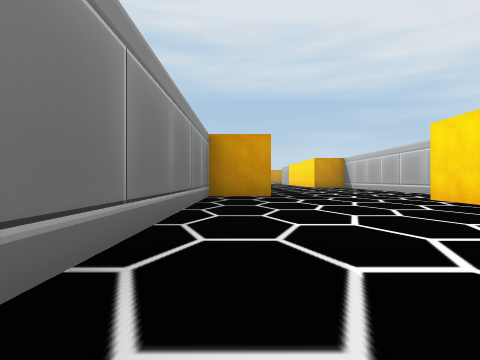
View 1 (above)

24 first-person views from a walk through a scene from a Unity 3-D project. The camera is 0.26 m above the floor, looks level and sees 70° across. The floor is counted in squares, 1 m on a side. Each view is taken from the middle of a square. On the plan, view 1 faces up. The plan holds only what a view shows up to about 9 squares ahead; the rest is blank. The place goes on beyond the plan.

View 2
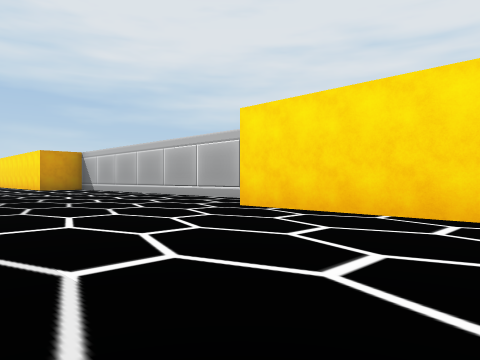

View 3
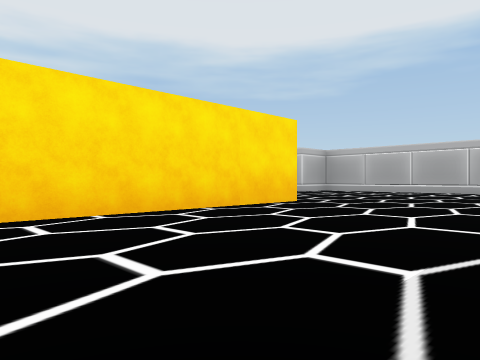

View 4
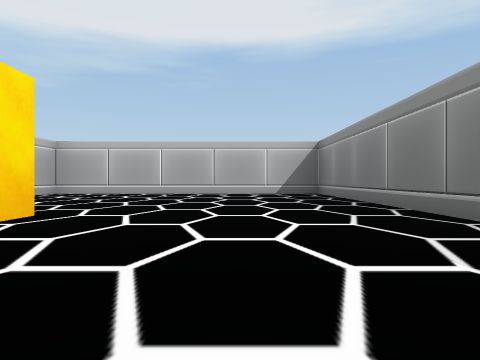

View 5
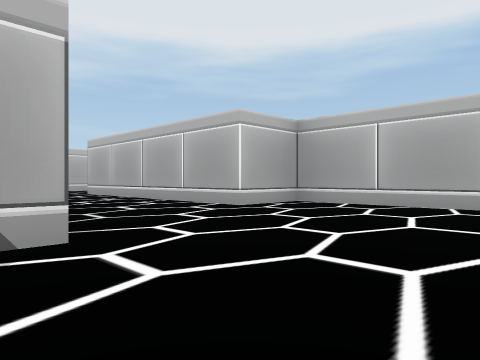

View 6
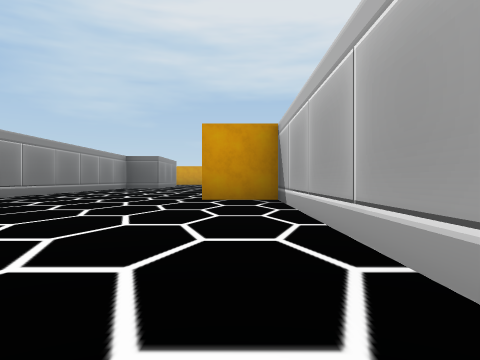

View 7
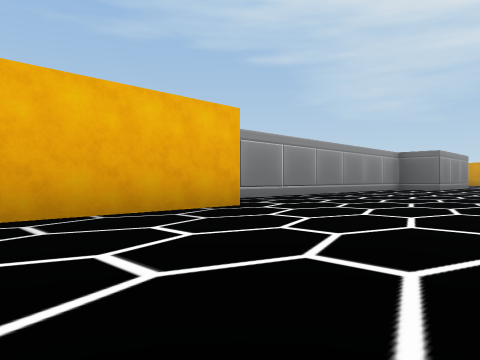

View 8
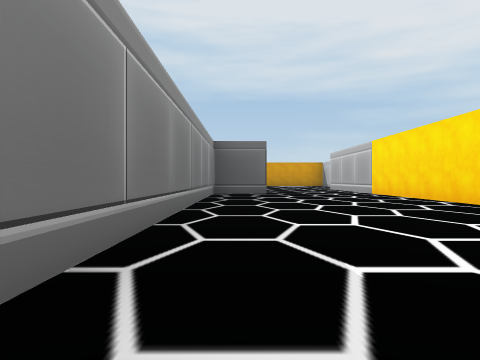

View 9
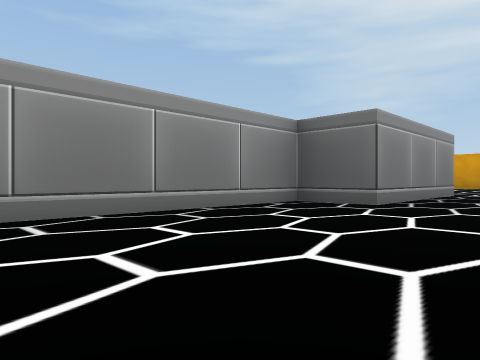

View 10
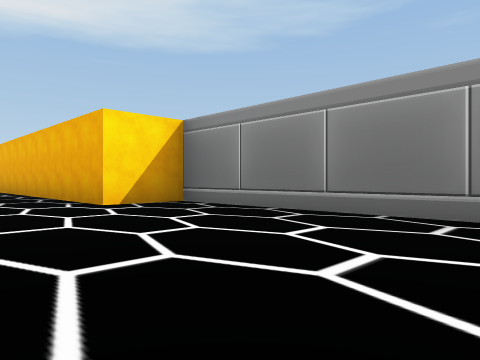

View 11
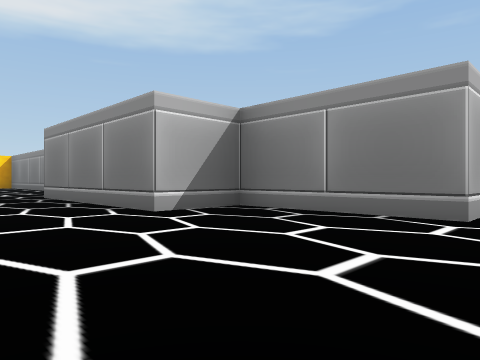

View 12
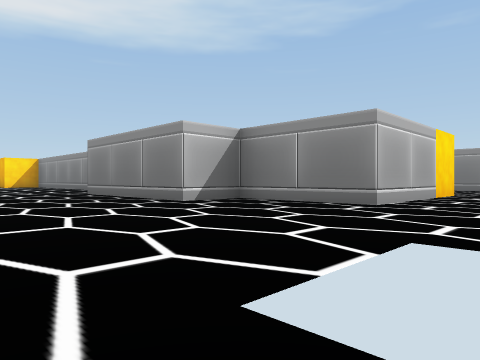

View 13
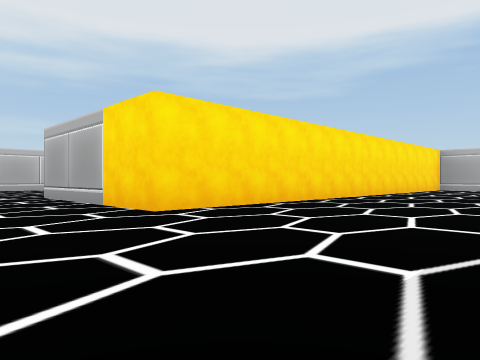

View 14
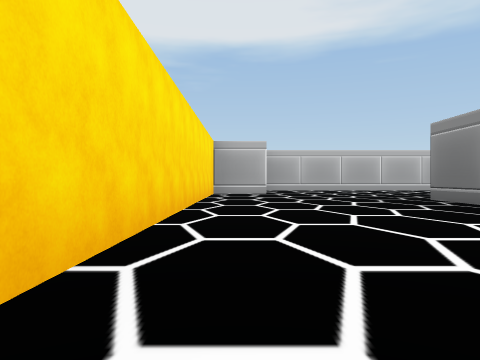

View 15
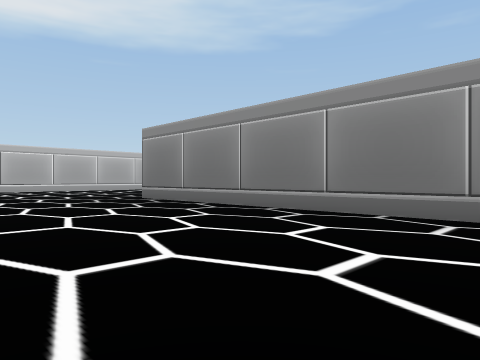

View 16
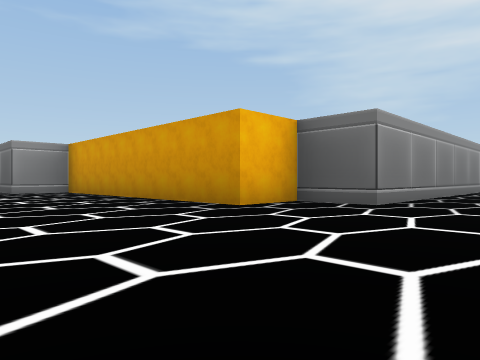

View 17
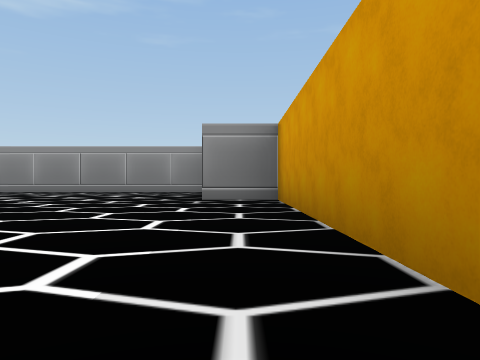

View 18
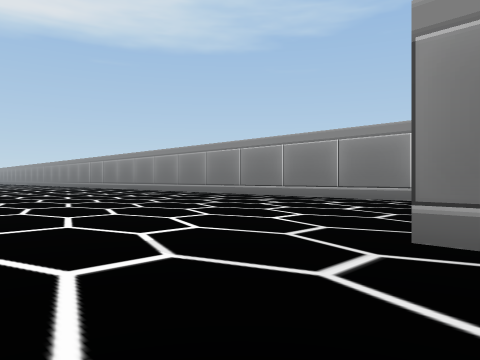

View 19
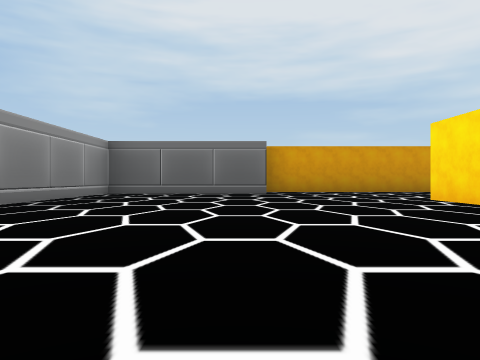

View 20
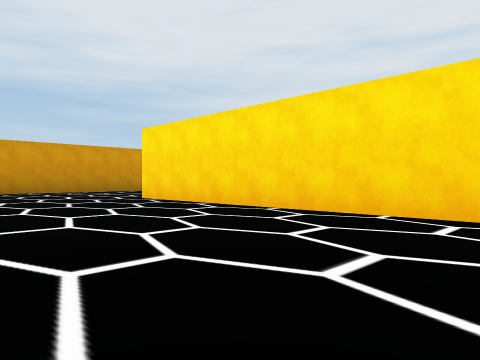

View 21
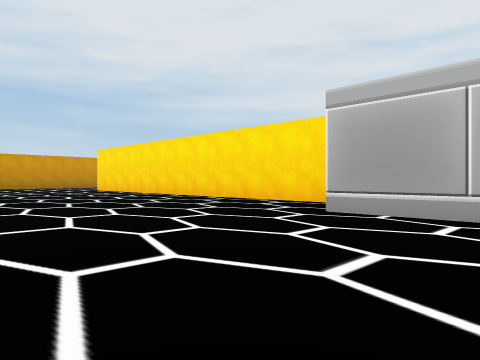

View 22
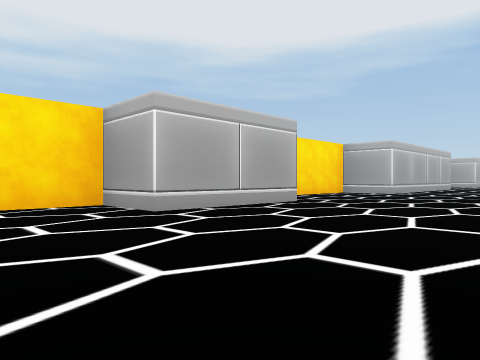

View 23
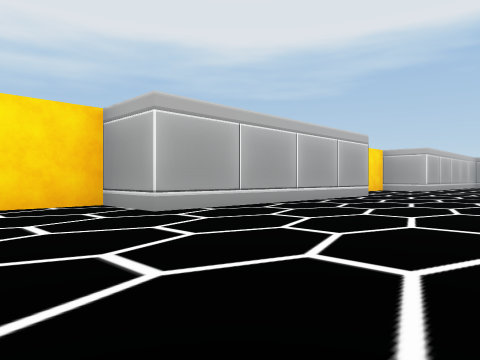

View 24
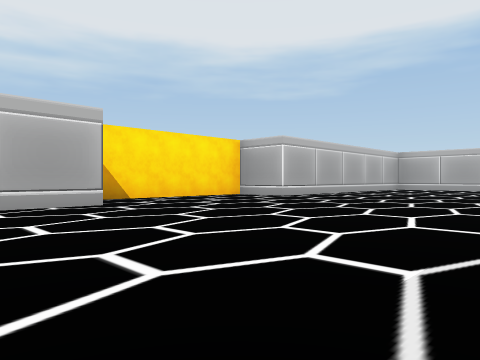

### Floor plan
Points are (right, up) in squares from view 1. A wall is a line through its corners. A room is listed if a view was taken in it or the views show most of it. See-through windows are left out.
Room 1 (views 1, 2, 3, 4, 5, 6, 7, 8, 9, 10)
walls: (3.5, 5.5) (3.5, 11.5) (2.5, 11.5) (2.5, 12.2); (2.5, 0.5) (2.5, 4.5); (2.5, 14.5) (2.5, 20); (0.5, 20.5) (0.5, 17.5) (-0.5, 17.5) (-0.5, 10.5) (0.5, 10.5) (0.5, 5.5) (-0.5, 5.5) (-0.5, -3.5) (4.5, -3.5) (4.5, -2.5) (8.5, -2.5)
ways out: opening at (1.5, 20) to room 2; opening at (9, -3)
Room 2 (views 11, 12)
walls: (3.5, 21.4) (3.5, 22.4); (-0.5, 22.5) (-0.5, 20.5) (0.5, 20.5)
ways out: opening at (1.5, 20) to room 1; opening at (0.5, 23.5) to room 3
Room 3 (views 13, 14, 15, 16, 17, 18, 19, 20, 21, 22, 23, 24)
walls: (-11.5, 3.5) (-11.5, 5.5) (-10.5, 5.5) (-10.5, 12.5); (-8.8, 12.5) (-4.6, 12.5); (-4.6, 14.5) (-3.5, 14.5) (-3.5, 22.5) (-0.5, 22.5); (-11.5, -3.5) (-11.5, 0.5) (-10.5, 0.5) (-10.5, 2.1); (-6.5, 22.4) (-6.5, 16.5) (-7.5, 16.5) (-7.5, 15.5) (-12.5, 15.5) (-12.5, 14.5) (-15.5, 14.5) (-15.5, 6.8); (-11.5, -11.2) (-11.5, -6.5) (-10.5, -6.5) (-10.5, -3.9); (-13.4, -11.5) (-11.8, -11.5)
ways out: opening at (0.5, 23.5) to room 2

Where each view was taken, in squares from view 1:
view 1: 0 up, 0 right, facing up
view 2: 2 up, 0 right, facing up-right
view 3: 4 up, 0 right, facing down-right
view 4: 3 up, 1 right, facing down
view 5: 0 up, 2 right, facing down-right
view 6: 7 up, 3 right, facing up
view 7: 8 up, 3 right, facing up-left
view 8: 11 up, 0 right, facing up
view 9: 14 up, 2 right, facing up-left
view 10: 14 up, 2 right, facing down-left
view 11: 23 up, 2 right, facing down-left
view 12: 24 up, 3 right, facing down-left
view 13: 24 up, 6 left, facing down-right
view 14: 21 up, 4 left, facing down
view 15: 21 up, 4 left, facing down-left
view 16: 13 up, 5 left, facing up-left
view 17: 15 up, 8 left, facing left
view 18: 15 up, 11 left, facing down-left
view 19: 8 up, 13 left, facing up
view 20: 8 up, 13 left, facing up-right
view 21: 4 up, 14 left, facing up-right
view 22: 7 up, 14 left, facing down-right
view 23: 2 up, 14 left, facing down-right
view 24: 2 down, 15 left, facing down-right
